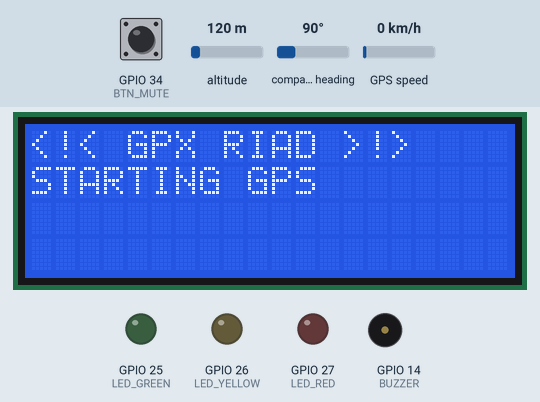
Bench run of a sketch on a simulated ESP32. Parts: 20×4 character LCD, output pins drawn as LEDs (lit = HIGH), buzzer (waves = sounding, pin HIGH). The test bench sets the inputs (shaded band); at power-on: GPIO 34 (BTN_MUTE) LOW, altitude 120 m, compass heading 90°, GPS speed 0 km/h. The GPS gets a fix after 3 s at 37.7749, -122.4194 with 8 satellites.

Above: at 0.2 s.
At 3.3 s:
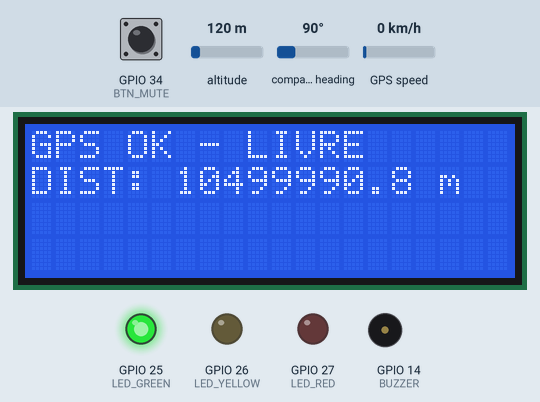
Timing chart, 0 to 4.8 s (numbered marks = the images above):
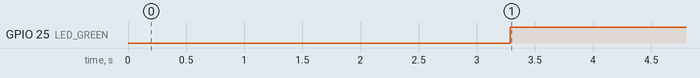

Measured:
- by itself, GPIO 25 (LED_GREEN): LOW → HIGH at 3.3 s

The sketch:

gpx_geofence.ino
```cpp
#include <Wire.h>
#include <LiquidCrystal_I2C.h>
#include <TinyGPS++.h>
#include <HardwareSerial.h>

#include "geofence_functions.h"


// -------------------- LCD Display setup --------------------
#define LCD_COLUMNS 20
#define LDC_ROWS 4
#define LCD_ADDRESS 0x27
// SDA = 21 ; SCL = 22
LiquidCrystal_I2C lcd(LCD_ADDRESS, LCD_COLUMNS, LDC_ROWS);


// -------------------- GPS setup --------------------
TinyGPSPlus gps;
HardwareSerial GPSserial(1); // use UART1 on ESP32
#define RXD2 16
#define TXD2 17


// -------------------- LEDs, Buzzer and BUttons --------------------
#define LED_GREEN 25
#define LED_YELLOW 26
#define LED_RED 27
#define BUZZER 14
#define BTN_MUTE 34


// -------------------- Geofence rectangle --------------------
// Point runway[4] = {
//   // Embraer GPX <> Runway 02-20
//   { -21.750669, -48.406295 }, // NW
//   { -21.750669, -48.404549 }, // NE
//   { -21.796963, -48.403810 }, // SE
//   { -21.796989, -48.405407 }, // SW
// };

// #define WARNING_RADIUS 90

Point runway[4] = {
  // Embraer GPX <> Alpha Yard
  { -21.762005, -48.403078 }, // NW
  { -21.761996, -48.402081 }, // NE
  { -21.763241, -48.402057 }, // SE
  { -21.763264, -48.403050 }, // SW
};

#define WARNING_RADIUS 35


// -------------------- Variables: Timers --------------------
unsigned long lastValidFixMillis = 0;
unsigned long lastCharReceived = 0;
bool everHadFix = false;
const unsigned long GPS_FIX_TIMEOUT = 10000; // ms


// -------------------- Variables: Mute logic --------------------
bool isMuted = false;


// -------------------- Setup --------------------
void setup() {
  Serial.begin(115200);

  // GPS
  GPSserial.begin(9600, SERIAL_8N1, RXD2, TXD2);

  // LCD Display
  lcd.init();
  lcd.backlight();

  // LEDs, Buzzer and Buttons
  pinMode(LED_GREEN, OUTPUT);
  pinMode(LED_YELLOW, OUTPUT);
  pinMode(LED_RED, OUTPUT);
  pinMode(BUZZER, OUTPUT);
  pinMode(BTN_MUTE, INPUT);

  digitalWrite(LED_GREEN, LOW);
  digitalWrite(LED_YELLOW, LOW);
  digitalWrite(LED_RED, LOW);
  digitalWrite(BUZZER, LOW);
}

// -------------------- Loop --------------------
void loop() {
  while (GPSserial.available() > 0) {
    char c = GPSserial.read();
    if (gps.encode(c)) {
      if (gps.location.isValid() && gps.time.isValid()) {
        lastValidFixMillis = millis();
        everHadFix = true;
      }
    }
    lastCharReceived = millis();
  }

  bool gotRecentChars = (millis() - lastCharReceived < 2000);
  bool gotRecentFix = (millis() - lastValidFixMillis < GPS_FIX_TIMEOUT);
  bool hasFreshFix = everHadFix && gotRecentChars && gotRecentFix;

  if (digitalRead(BTN_MUTE) == HIGH) {
    isMuted = true;
  }

  if (hasFreshFix) {
    double lat = gps.location.lat();
    double lon = gps.location.lng();
    double alt = gps.altitude.meters();
    double spd = gps.speed.kmph();
    int sats  = gps.satellites.value();

    // Calculate distance to rectangle
    double dist = distanceToRectangle(lat, lon);

    // Display Text
    lcd.setCursor(0,1);
    lcd.print("DIST: ");
    lcd.print(dist, 1);
    lcd.print(" m      ");

    lcd.setCursor(0,0);
    lcd.print("GPS OK - ");

    // LED + Buzzer logic
    if (dist <= 0) {
      lcd.print("PISTA! ");
      // Green Light
      digitalWrite(LED_GREEN, LOW);
      digitalWrite(LED_YELLOW, LOW);
      digitalWrite(LED_RED, HIGH);
      // Buzzer
      if (!isMuted) {
        digitalWrite(BUZZER, ((millis() / 250) % 2 == 0) ? HIGH : LOW); // 4 Hz beep
      } else {
        digitalWrite(BUZZER, LOW);
      }
    } else if (dist <= WARNING_RADIUS) {
      lcd.print("ATENCAO!");
      // Yellow Light
      digitalWrite(LED_GREEN, LOW);
      digitalWrite(LED_RED, LOW);
      digitalWrite(LED_YELLOW, HIGH);
      // Buzzer
      if (!isMuted) {
        digitalWrite(BUZZER, ((millis() / 500) % 2 == 0) ? HIGH : LOW); // 2 Hz beep
      } else {
        digitalWrite(BUZZER, LOW);
      }
    } else {
      lcd.print("LIVRE  ");
      // Red Light
      digitalWrite(LED_GREEN, HIGH);
      digitalWrite(LED_YELLOW, LOW);
      digitalWrite(LED_RED, LOW);
      // No buzzer
      digitalWrite(BUZZER, LOW);
      isMuted = false; // Reset mute when free
    }

  } else {
    lcd.setCursor(0,0);
    lcd.print("<!< GPX RIAD >!>");

    // Searching for satellites
    int elapsed = (millis() / 1000) % 4;

    // Display info
    lcd.setCursor(0,1);
    if (elapsed == 0) lcd.print("STARTING GPS   ");
    else if (elapsed == 1) lcd.print("STARTING GPS.  ");
    else if (elapsed == 2) lcd.print("STARTING GPS.. ");
    else if (elapsed == 3) lcd.print("STARTING GPS...");

    // Reset outputs
    digitalWrite(LED_GREEN, LOW);
    digitalWrite(LED_YELLOW, LOW);
    digitalWrite(LED_RED, LOW);
    digitalWrite(BUZZER, LOW);
  }

  delay(100);
}
```

geofence_functions.h
```cpp
#ifndef GEOFENCE_FUNCTIONS_H
#define GEOFENCE_FUNCTIONS_H

#include <Arduino.h>

// -------------------- Geofence rectangle --------------------

// Define four corners of the runway exclusion zone (lat, lon in degrees)
struct Point {
  double lat;
  double lon;
};

// Point runway[4] = {
//   // Embraer GPX <> Runway 02-20
//   { -21.751308, -48.405645 }, // NW
//   { -21.751315, -48.405206 }, // NE
//   { -21.796440, -48.404396 }, // SE
//   { -21.796451, -48.404831 }, // SW
// };
extern Point runway[4];

// -------------------- Helpers: distance --------------------

// Compute min distance from current point to rectangle edges
// Approximate conversion of lat/lon to local XY (meters) relative to a reference point
void latLonToXY(double lat, double lon, double lat0, double lon0, double &x, double &y) {
  const double R = 6371000.0; // Earth radius in meters
  double dLat = radians(lat - lat0);
  double dLon = radians(lon - lon0);
  double meanLat = radians((lat + lat0) / 2.0);
  x = dLon * cos(meanLat) * R;
  y = dLat * R;
}

// Distance from point P to segment AB in XY plane
double pointToSegmentDist(double px, double py, double ax, double ay, double bx, double by) {
  double dx = bx - ax;
  double dy = by - ay;
  if (dx == 0 && dy == 0) {
    // A and B are the same point
    dx = px - ax;
    dy = py - ay;
    return sqrt(dx*dx + dy*dy);
  }
  double t = ((px - ax) * dx + (py - ay) * dy) / (dx*dx + dy*dy);
  if (t < 0) {
    dx = px - ax;
    dy = py - ay;
  } else if (t > 1) {
    dx = px - bx;
    dy = py - by;
  } else {
    double projx = ax + t * dx;
    double projy = ay + t * dy;
    dx = px - projx;
    dy = py - projy;
  }
  return sqrt(dx*dx + dy*dy);
}

double distanceToRectangle(double lat, double lon) {
  // Reference point: first corner
  double lat0 = runway[0].lat;
  double lon0 = runway[0].lon;

  // Convert test point
  double px, py;
  latLonToXY(lat, lon, lat0, lon0, px, py);

  // Convert polygon
  double polyX[4], polyY[4];
  for (int i = 0; i < 4; i++) {
    latLonToXY(runway[i].lat, runway[i].lon, lat0, lon0, polyX[i], polyY[i]);
  }

  // Check if inside polygon (simple ray casting in XY)
  bool inside = false;
  for (int i = 0, j = 3; i < 4; j = i++) {
    if (((polyY[i] > py) != (polyY[j] > py)) &&
        (px < (polyX[j] - polyX[i]) * (py - polyY[i]) / (polyY[j] - polyY[i]) + polyX[i]))
      inside = !inside;
  }
  if (inside) return 0.0;

  // Compute min distance to edges
  double minDist = 1e9;
  for (int i = 0; i < 4; i++) {
    int j = (i+1) % 4;
    double d = pointToSegmentDist(px, py, polyX[i], polyY[i], polyX[j], polyY[j]);
    if (d < minDist) minDist = d;
  }
  return minDist;
}

#endif // GEOFENCE_FUNCTIONS_H
```
